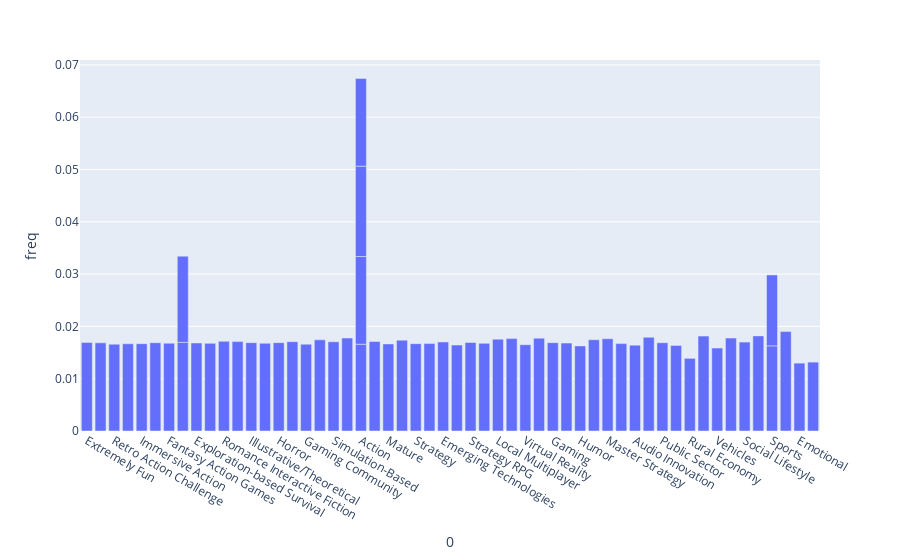

The notebook cell this image was saved under:
### Code cell
import plotly.express as px
import pandas as pd

df_values = df_freq[[0, 'freq']]
fig = px.bar(df_values, x=0, y='freq')
fig.show()
# vertically stacked values are caused by label_1 clusters with duplicate names

### Figure 1 — Plotly figure (JSON) as saved in the notebook; plotly's stock layout.template omitted (floating-point values rounded to 4 significant figures)
{"data": [{"alignmentgroup": "True", "hovertemplate": "0=%{x}<br>freq=%{y}<extra></extra>", "legendgroup": "", "marker": {"color": "#636efa", "pattern": {"shape": ""}}, "name": "", "offsetgroup": "", "orientation": "v", "showlegend": false, "textposition": "auto", "type": "bar", "x": ["Extremely Fun", "Epic Quest", "Retro Action Challenge", "Whimsical Humor", "Immersive Action", "Classic Platformer", "Fantasy Action Games", "Entertainment", "Exploration-based Survival", "Virtual Worlds", "Romance Interactive Fiction", "Avant-Garde Dark Fiction", "Illustrative/Theoretical", "Post-Apocalyptic", "Horror", "Technology", "Gaming Community", "Roguelike", "Simulation-Based", "Narrative Design", "Action", "Mastermind", "Action", "Action", "Mature", "Racing", "Strategy", "Mature Content", "Action", "Emerging Technologies", "Industrial Simulation", "Strategy RPG", "Martial Arts Fantasy", "Local Multiplayer", "Military Strategy", "Virtual Reality", "Outdoors & Wildlife", "Gaming", "Social", "Humor", "Retro Fashion", "Master Strategy", "Computer Graphics & Development", "Entertainment", "Audio Innovation", "Linguistics", "Public Sector", "Maritime Related", "Rural Economy", "Media Production", "Vehicles", "Infrastructure", "Social Lifestyle", "Funding_Options", "Sports", "Wargaming", "Emotional", "Sports", "Adventure Sports"], "xaxis": "x", "y": [0.01693, 0.01686, 0.0166, 0.01668, 0.0167, 0.01688, 0.01679, 0.01694, 0.01684, 0.01676, 0.01715, 0.01709, 0.01689, 0.01677, 0.0169, 0.01708, 0.0166, 0.01743, 0.01706, 0.01777, 0.01659, 0.01711, 0.01678, 0.01728, 0.01665, 0.01737, 0.0167, 0.01672, 0.01675, 0.01702, 0.01644, 0.01693, 0.01676, 0.01757, 0.01767, 0.0165, 0.01775, 0.0169, 0.01681, 0.01627, 0.01745, 0.01764, 0.01671, 0.01649, 0.01642, 0.01792, 0.01688, 0.01637, 0.01389, 0.01814, 0.01587, 0.01777, 0.017, 0.01819, 0.01628, 0.01902, 0.01298, 0.01356, 0.01317], "yaxis": "y"}], "layout": {"barmode": "relative", "legend": {"tracegroupgap": 0}, "margin": {"t": 60}, "xaxis": {"anchor": "y", "domain": [0, 1], "title": {"text": "0"}}, "yaxis": {"anchor": "x", "domain": [0, 1], "title": {"text": "freq"}}}}
